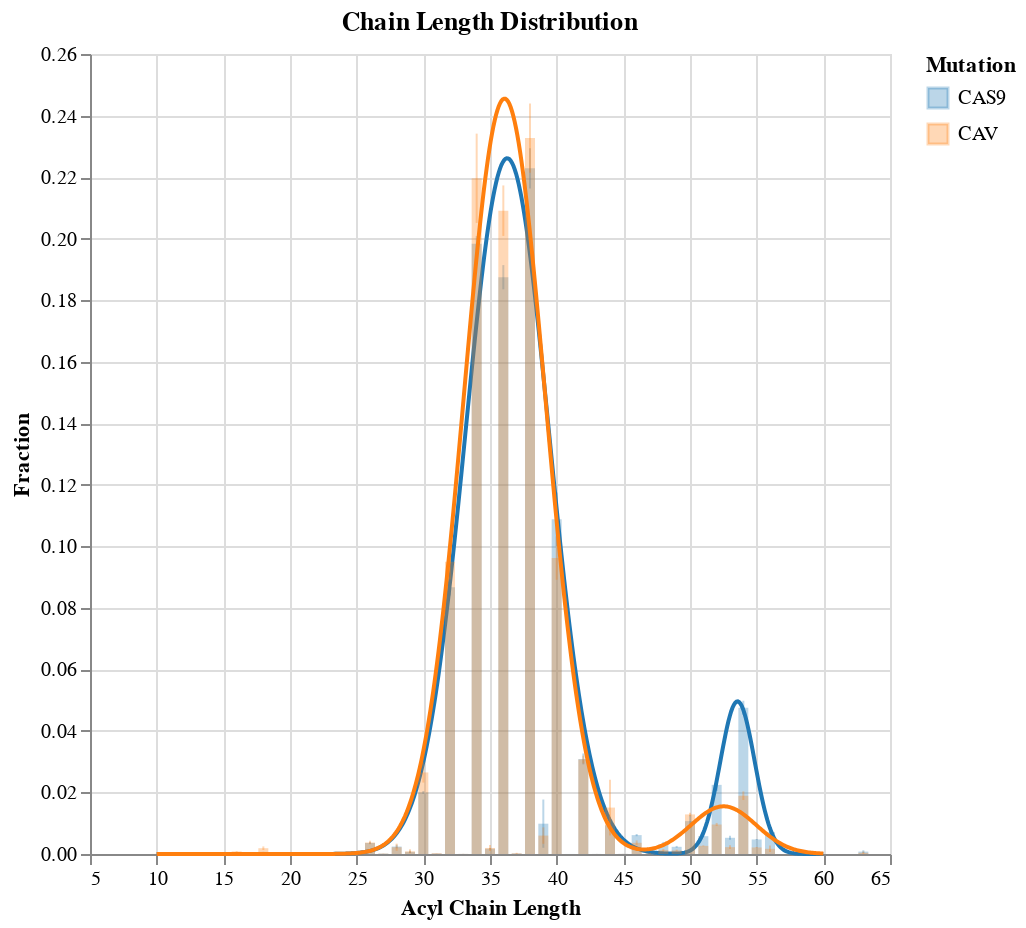

Notebook code for this chart:
### Code cell
o_bimodal = alt.layer(*chart_list_o[:]).properties(title='Chain Length Distribution', width=400, height=400)
o_bimodal.save('graphs/cas_cav/chain_length/Histogram_Overlap.png', ppi=300, engine='vl-convert')
o_bimodal

### Figure 1 — Vega-Lite specification as saved in the notebook (floating-point values rounded to 4 significant figures; data arrays with more than 128 entries replaced by an {"elided": "..."} marker saying what was removed)
{"config": {"view": {"continuousWidth": 300, "continuousHeight": 300}}, "layer": [{"layer": [{"mark": {"type": "bar", "opacity": 0.3}, "encoding": {"color": {"field": "Mutation", "scale": {"range": ["#1f77b4", "#ff7f0e", "#2ca02c"]}, "type": "nominal"}, "x": {"field": "Acyl Chain Length", "type": "quantitative"}, "y": {"aggregate": "mean", "field": "Fraction", "scale": {"domain": [0, 0.26]}, "type": "quantitative"}}}, {"mark": {"type": "errorbar", "extent": "stdev", "opacity": 0.3}, "encoding": {"color": {"field": "Mutation", "scale": {"range": ["#1f77b4", "#ff7f0e", "#2ca02c"]}, "type": "nominal"}, "x": {"field": "Acyl Chain Length", "type": "quantitative"}, "y": {"field": "Fraction", "type": "quantitative"}}}, {"data": {"name": "data-2007da9f8350d199b3f43650ccd01eb6"}, "mark": {"type": "line", "color": "#1f77b4"}, "encoding": {"color": {"field": "Mutation", "scale": {"range": ["#1f77b4", "#ff7f0e", "#2ca02c"]}, "type": "nominal"}, "x": {"field": "Acyl Chain Length", "type": "quantitative"}, "y": {"field": "Fraction", "type": "quantitative"}}}], "data": {"name": "data-65e9f4b9863ef17e07f860bf8efc7611"}}, {"layer": [{"mark": {"type": "bar", "opacity": 0.3}, "encoding": {"color": {"field": "Mutation", "scale": {"range": ["#1f77b4", "#ff7f0e", "#2ca02c"]}, "type": "nominal"}, "x": {"field": "Acyl Chain Length", "type": "quantitative"}, "y": {"aggregate": "mean", "field": "Fraction", "scale": {"domain": [0, 0.26]}, "type": "quantitative"}}}, {"mark": {"type": "errorbar", "extent": "stdev", "opacity": 0.3}, "encoding": {"color": {"field": "Mutation", "scale": {"range": ["#1f77b4", "#ff7f0e", "#2ca02c"]}, "type": "nominal"}, "x": {"field": "Acyl Chain Length", "type": "quantitative"}, "y": {"field": "Fraction", "type": "quantitative"}}}, {"data": {"name": "data-16bc5afcfaf2460374ec01a27340de26"}, "mark": {"type": "line", "color": "#ff7f0e"}, "encoding": {"color": {"field": "Mutation", "scale": {"range": ["#1f77b4", "#ff7f0e", "#2ca02c"]}, "type": "nominal"}, "x": {"field": "Acyl Chain Length", "type": "quantitative"}, "y": {"field": "Fraction", "type": "quantitative"}}}], "data": {"name": "data-228e9817f5fb305f684a1dbb6c3650c4"}}], "height": 400, "title": "Chain Length Distribution", "width": 400, "$schema": "https://vega.github.io/schema/vega-lite/v5.17.0.json", "datasets": {"data-65e9f4b9863ef17e07f860bf8efc7611": {"elided": "172 records"}, "data-2007da9f8350d199b3f43650ccd01eb6": {"elided": "500 records"}, "data-228e9817f5fb305f684a1dbb6c3650c4": {"elided": "172 records"}, "data-16bc5afcfaf2460374ec01a27340de26": {"elided": "500 records"}}}
